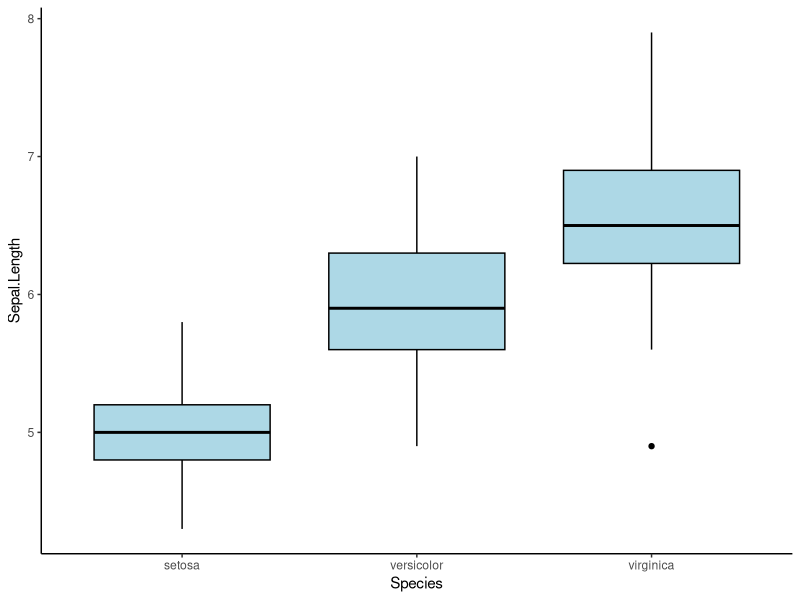
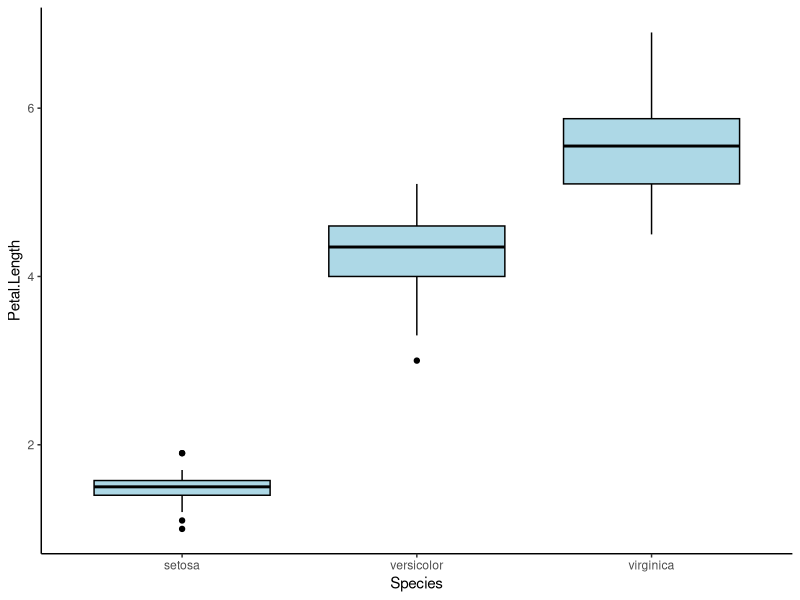
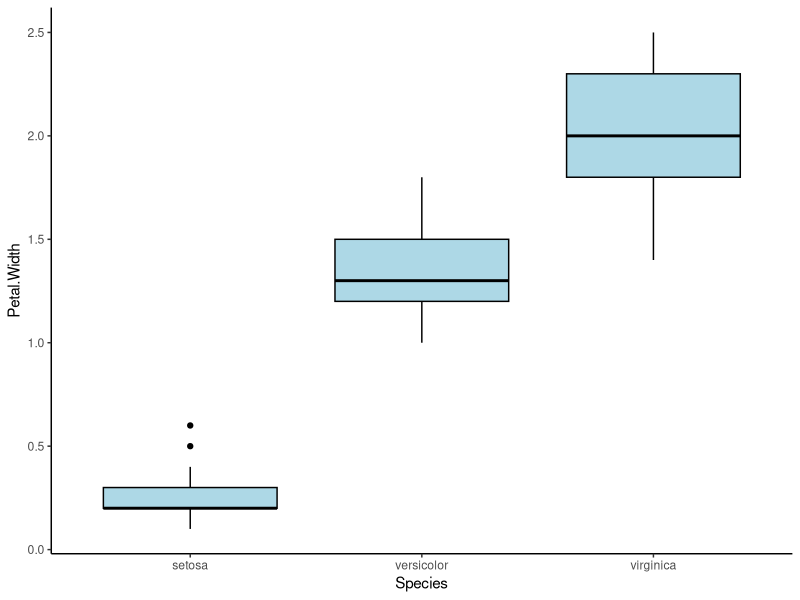
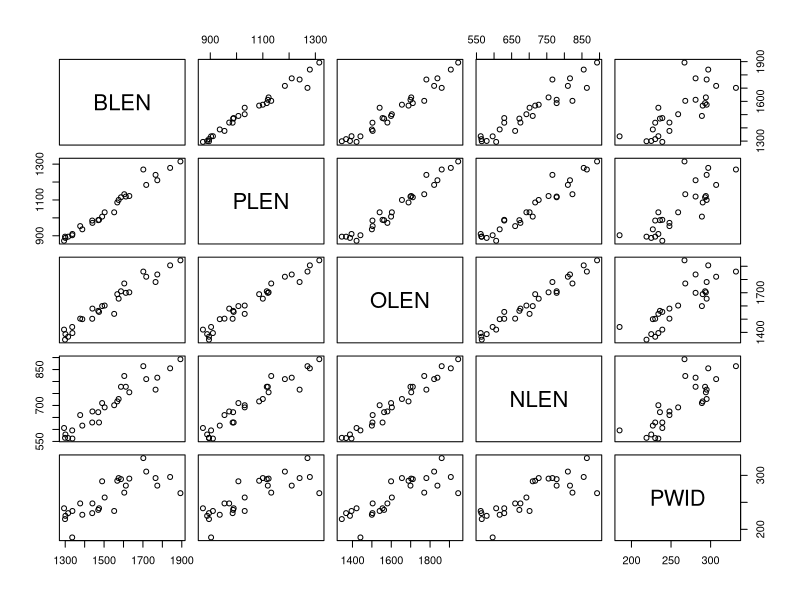
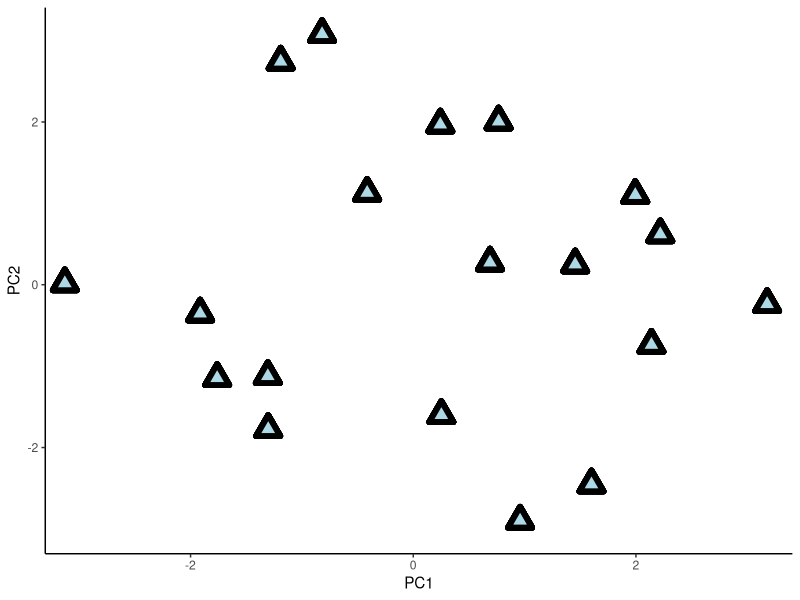
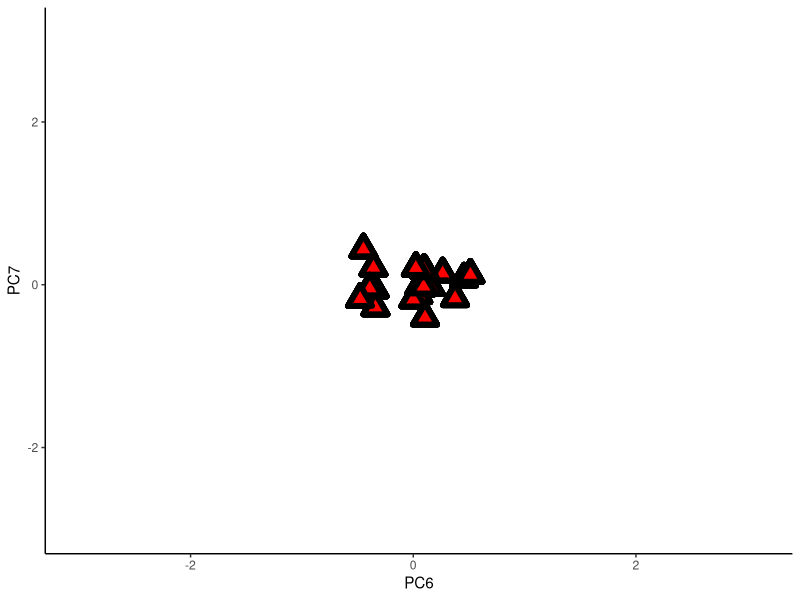
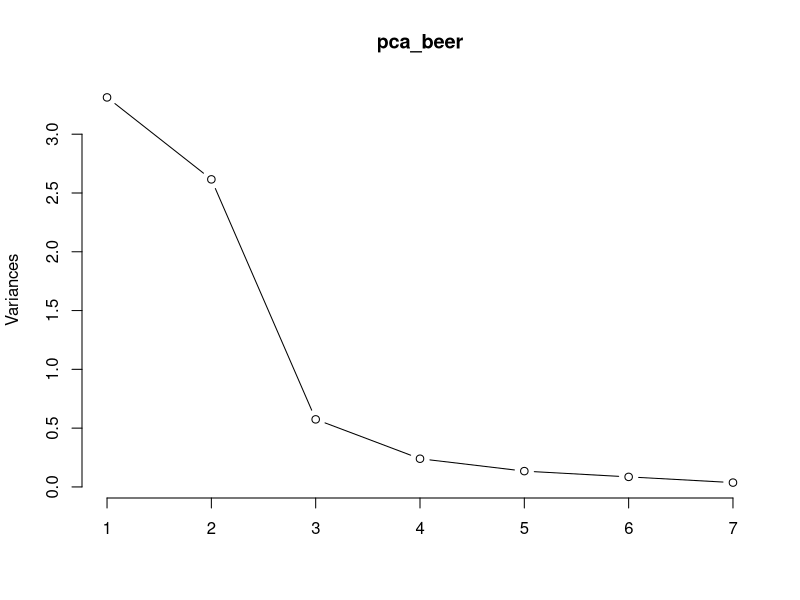

Write R code to recreate these figures, in order.
## ---- chunk 1
library(readr)
library(ggplot2)
## ---- chunk 2
knitr::include_graphics('https://upload.wikimedia.org/wikipedia/commons/a/af/Iris_versicolor_SCA-0769.jpg')
## ---- chunk 3
iris # It's LONG
## ---- chunk 4
str(iris) # All variables are numeric, except for 'Species', which is a factor.
## ---- chunk 5
ggplot(iris, aes(x = Species, y = Sepal.Length)) +
  geom_boxplot(colour = 'black', fill = 'lightblue')+
  theme_classic()
## ---- chunk 6
ggplot(iris, aes(x = Species, y = Petal.Length)) +
  geom_boxplot(colour = 'black', fill = 'lightblue')+
  theme_classic()
## ---- chunk 7
ANOVA_petal_length <- aov(Petal.Length ~ Species, data =iris) # Runs the test

summary(ANOVA_petal_length) # Prints the output
## ---- chunk 8
ggplot(iris, aes(x = Species, y = Petal.Width)) +
  geom_boxplot(colour = 'black', fill = 'lightblue')+
  theme_classic()
## ---- chunk 9
knitr::include_graphics('https://upload.wikimedia.org/wikipedia/commons/2/2e/City_view%3B%3B_black_and_white.jpg')
## ---- chunk 10
knitr::include_graphics('https://upload.wikimedia.org/wikipedia/commons/0/0d/Vintage_cameras_%28Unsplash%29.jpg')
## ---- chunk 11
kangaroo <- read.csv('data/kangaroo.csv') 
str(kangaroo)
## ---- chunk 12
pairs(kangaroo[,1:5])
## ---- chunk 13
knitr::include_graphics('https://upload.wikimedia.org/wikipedia/commons/3/31/Roadster_bicycle_%28Dutch%29.jpg')
## ---- chunk 14
knitr::include_graphics('https://upload.wikimedia.org/wikipedia/commons/8/8f/Bicycles_against_wall_in_23_Foster_St_car_park_%28Unsplash%29.jpg')
## ---- chunk 15
knitr::include_graphics('https://upload.wikimedia.org/wikipedia/commons/e/e4/Beer_in_berlin.jpg')
## ---- chunk 16
beer <- read.csv("data/FactBeer.csv")
str(beer)
## ---- chunk 17
pca_beer <- prcomp(beer, scale = TRUE)
## ---- chunk 18
round(pca_beer$rotation,6) 
# I used the `round()` function to round everything to 6dcp. You don't have to do this.
## ---- chunk 19
summary(pca_beer) # Tells us how much variance each PC explains.
## ---- chunk 20
knitr::include_graphics('https://upload.wikimedia.org/wikipedia/commons/f/f0/Eastern_Grey_kangaroo%2C_Majura_Nature_Reserve_ACT_01.jpg')
## ---- chunk 21
str(iris) # the iris dataset
str(kangaroo) # the kangaroo dataset
## ---- chunk 22
iris_cropped <- iris[,1:4] # columns 1 to 4 of the iris dataset
kangaroo_cropped <- kangaroo[,1:5] # columns 1 to 5 of the kangaroo dataset
## ---- chunk 23
pca_iris <- prcomp(iris_cropped, scale = FALSE) # I used "<-" to name it "pca_iris".
## ---- chunk 24
pca_iris$rotation
## ---- chunk 25
summary(pca_iris)
## ---- chunk 26
str(kangaroo_cropped) 
## ---- chunk 27
pca_kangaroo <- prcomp(kangaroo_cropped)
## ---- chunk 28
pca_kangaroo$rotation
## ---- chunk 29
summary(pca_kangaroo)
## ---- chunk 30
knitr::include_graphics('https://upload.wikimedia.org/wikipedia/commons/d/d4/French_Boule_Bread.jpg')
## ---- chunk 31
round(pca_beer$rotation,6) 
## ---- chunk 32
summary(pca_beer) 
## ---- chunk 33
knitr::include_graphics('https://upload.wikimedia.org/wikipedia/commons/8/8f/The_trail_traverses_the_steep_scree_slope._-_panoramio.jpg')
## ---- chunk 34
pca_beer_new_coordinates <- as.matrix(pca_beer$x)
ggplot(data = pca_beer_new_coordinates, 
       aes(x = PC1, y = PC2)) +
  geom_point(pch = 24, stroke = 3, 
             size = 4, colour = 'black',
             fill = 'lightblue')+
  theme_classic() +
  coord_cartesian(xlim = c(-3, 3.1), ylim = c(-3, 3.1))
## ---- chunk 35
ggplot(data = pca_beer_new_coordinates, 
       aes(x = PC6, y = PC7)) +
  geom_point(pch = 24, stroke = 3, 
             size = 4, colour = 'black',
             fill = 'red')+
  theme_classic() +
  coord_cartesian(xlim = c(-3, 3.1), ylim = c(-3, 3.1))
## ---- chunk 36
summary(pca_beer)
## ---- chunk 37
screeplot(pca_beer, type = "lines")
## ---- chunk 38
fa1 <- factanal(beer, 3, rotation="varimax")
fa1$loadings
## ---- chunk 39
knitr::include_graphics('https://upload.wikimedia.org/wikipedia/commons/d/dc/House_Sparrow%28Passer_domesticus%29.jpg')
